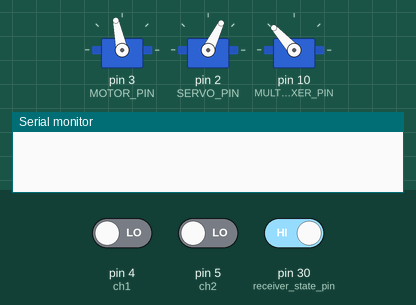
Recording of a sketch running on a simulated Arduino Mega 2560, built with avr-gcc and run on an emulated ATmega2560. Shown: 3 × servo, the last lines printed to the serial monitor. The inputs (shaded band) are chosen by the test bench; at power-on: pin 30 (receiver_state_pin) HIGH, pin 4 (ch1) LOW, pin 5 (ch2) LOW.

Above: at 1.2 s.
1.3 s: pin 30 (receiver_state_pin) driven LOW
At 1.8 s:
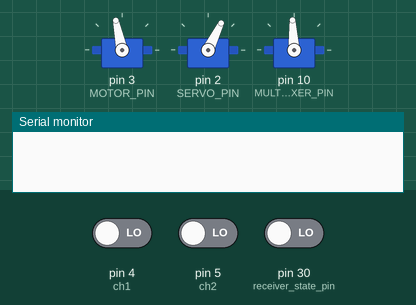
2.8 s: pin 30 (receiver_state_pin) driven HIGH
At 4.5 s:
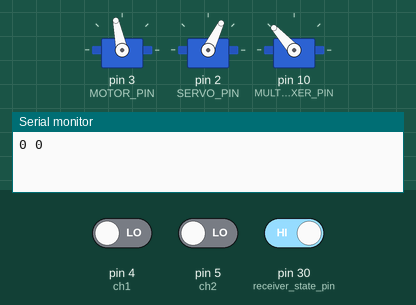
Timing chart, 0 to 6.0 s (numbered marks = the images above; inputs shaded):
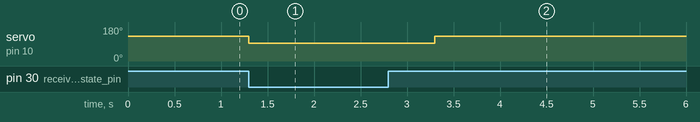

The sketch:

POLULU_TEST_PC.ino
```cpp
#include <string.h>
#include <Servo.h>

int throttleIn = 1500; //global variable for throttle
int steeringIn = 1500; //global variable for steering
int receiverStateVar = LOW;

class Car {
  public:
    void initArduino();
    void readReceiver();
    void writeToActuators();
    void receiverState();
    void idling();
    void Master_Multiplexer();
    void Slave_Multiplexer();

  private:

    const int SERVO_PIN = 2;
    const int MOTOR_PIN = 3;
    const int ch1 = 4;
    const int ch2 = 5;
    const int MULTIPLEXER_PIN = 10;
    const int receiver_state_pin = 30;

    Servo throttle;
    Servo steering;
    Servo enable_Multiplexer;

    const int switchingValueMultiplexer = 1700;
    const int MOTOR_NEUTRAL = 1500;
    const int THETA_CENTER = 1500;

    uint16_t microseconds2PWM(uint16_t microseconds);
};

Car car;

void setup() {
  Serial.begin(115200);
  car.initArduino();
}

//Main Program
void loop() {
  car.receiverState();
  // Serial.print(receiverStateVar); Debugging purposes.
  if (receiverStateVar == LOW) {
    car.Master_Multiplexer(); //switches to MASTER on POLULU multiplexer
    car.readReceiver();
    Serial.print(throttleIn);
    Serial.print(" ");
    Serial.print(steeringIn);
    Serial.println();
  }

  else if (receiverStateVar == HIGH) {
    car.Slave_Multiplexer(); //switches to SLAVE on POLULU multiplexer
    throttleIn = 1600;
    steeringIn = 1200;
    car.writeToActuators();
  }
}

void Car::initArduino() {
  throttle.attach(MOTOR_PIN);
  steering.attach(SERVO_PIN);
  enable_Multiplexer.attach(MULTIPLEXER_PIN);
  pinMode(ch1, INPUT);
  pinMode(ch2, INPUT);
  pinMode(receiver_state_pin, INPUT);
}

void Car::receiverState() {
  receiverStateVar = digitalRead(receiver_state_pin);
}

void Car::readReceiver() {
  steeringIn = pulseIn (ch1, HIGH);
  throttleIn = pulseIn (ch2, HIGH);
}

void Car::writeToActuators() {
  throttle.writeMicroseconds( (uint16_t) throttleIn );
  steering.writeMicroseconds( (uint16_t) steeringIn );
}

void Car::idling() {
  throttle.writeMicroseconds( (uint16_t) MOTOR_NEUTRAL );
  steering.writeMicroseconds( (uint16_t) THETA_CENTER  );
}

void Car::Slave_Multiplexer() {
  enable_Multiplexer.writeMicroseconds((uint16_t) (switchingValueMultiplexer + 200));
}

void Car::Master_Multiplexer() {
  enable_Multiplexer.writeMicroseconds((uint16_t) (switchingValueMultiplexer - 200));
}
```

Measured:
- after the input at 1.3 s, servo on pin 10 (MULTIPLEXER_PIN): 132° → 93° at once
- after the input at 2.8 s, servo on pin 10 (MULTIPLEXER_PIN): 93° → 132° after 0.50 s
